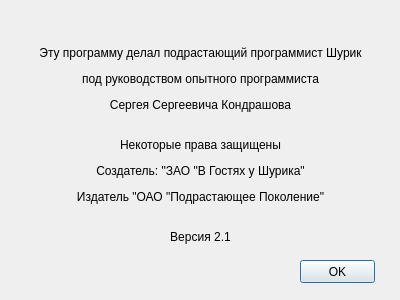
<?xml version="1.0" encoding="UTF-8"?>
<ui version="4.0">
 <class>About</class>
 <widget class="QDialog" name="About">
  <property name="geometry">
   <rect>
    <x>0</x>
    <y>0</y>
    <width>400</width>
    <height>300</height>
   </rect>
  </property>
  <property name="windowTitle">
   <string>Dialog</string>
  </property>
  <widget class="QLabel" name="label">
   <property name="geometry">
    <rect>
     <x>0</x>
     <y>-50</y>
     <width>401</width>
     <height>311</height>
    </rect>
   </property>
   <property name="text">
    <string>&lt;html&gt;&lt;head/&gt;&lt;body&gt;&lt;p align=&quot;center&quot;&gt;&lt;br/&gt;&lt;/p&gt;&lt;p align=&quot;center&quot;&gt;&lt;br/&gt;&lt;/p&gt;&lt;p align=&quot;center&quot;&gt;Эту программу делал подрастающий программист Шурик&lt;/p&gt;&lt;p align=&quot;center&quot;&gt;под руководством опытного программиста&lt;/p&gt;&lt;p align=&quot;center&quot;&gt;Сергея Сергеевича Кондрашова&lt;br/&gt;&lt;/p&gt;&lt;p align=&quot;center&quot;&gt;Некоторые права защищены&lt;/p&gt;&lt;p align=&quot;center&quot;&gt;Создатель: &amp;quot;ЗАО &amp;quot;В Гостях у Шурика&amp;quot;&lt;/p&gt;&lt;p align=&quot;center&quot;&gt;Издатель &amp;quot;ОАО &amp;quot;Подрастающее Поколение&amp;quot;&lt;br/&gt;&lt;/p&gt;&lt;p align=&quot;center&quot;&gt;Версия 2.1&lt;/p&gt;&lt;/body&gt;&lt;/html&gt;</string>
   </property>
  </widget>
  <widget class="QPushButton" name="pushButton">
   <property name="geometry">
    <rect>
     <x>300</x>
     <y>260</y>
     <width>75</width>
     <height>23</height>
    </rect>
   </property>
   <property name="text">
    <string>OK</string>
   </property>
  </widget>
 </widget>
 <resources/>
 <connections/>
</ui>
